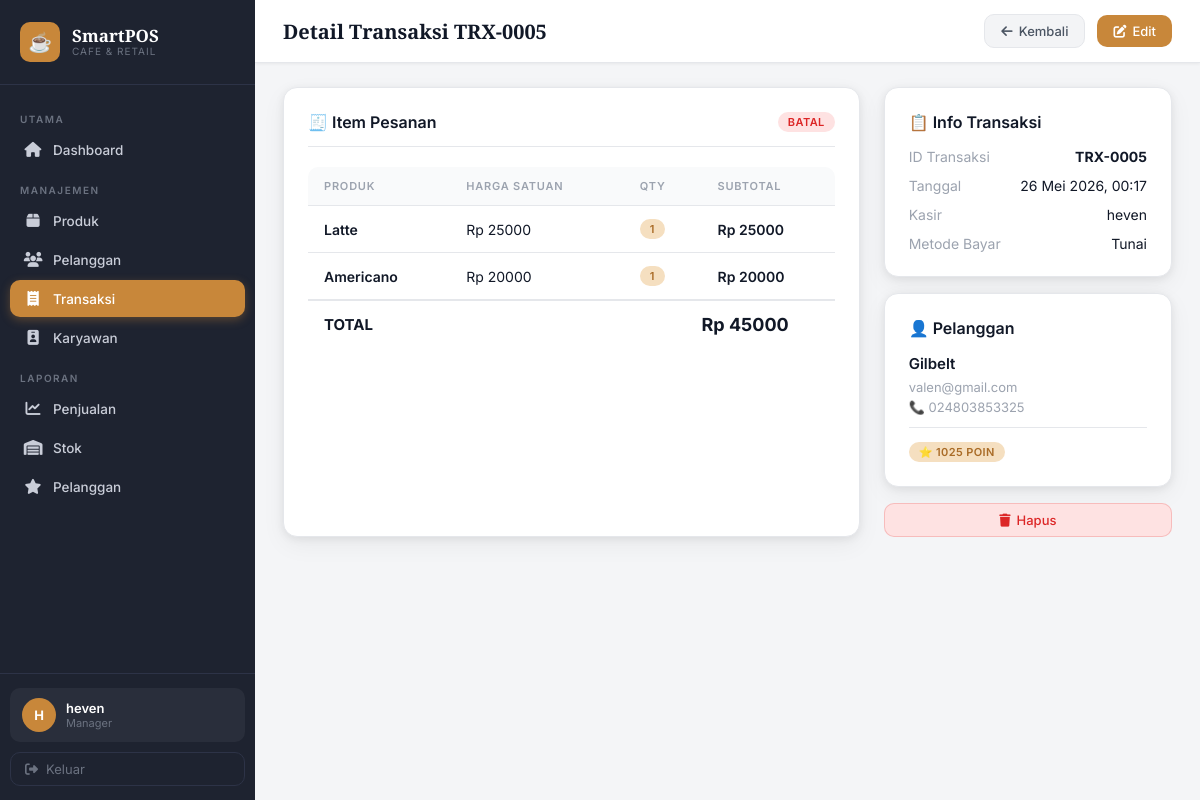
Screenshot of /transactions/5/ (signed in) with the database file from the repository.
### pos/models.py (models this page shows, shortened)
class BaseModel(models.Model):
    created_at = models.DateTimeField(auto_now_add=True)
    updated_at = models.DateTimeField(auto_now=True)
    class Meta:
        abstract = True  # tidak membuat tabel sendiri

class Transaction(BaseModel):
    STATUS_CHOICES = [
        ('pending',   'Menunggu'),
        ('completed', 'Selesai'),
        ('cancelled', 'Dibatalkan'),
    ]
    PAYMENT_CHOICES = [
        ('cash',     'Tunai'),
        ('debit',    'Kartu Debit'),
        ('transfer', 'Transfer Bank'),
        ('qris',     'QRIS'),
    ]
    customer       = models.ForeignKey(Customer, on_delete=models.SET_NULL, null=True, blank=True, related_name='transactions', verbose_name="Pelanggan")
    cashier        = models.ForeignKey(User, on_delete=models.SET_NULL, null=True, related_name='transactions', verbose_name="Kasir")
    total_amount   = models.DecimalField(max_digits=12, decimal_places=2, default=0, verbose_name="Total (Rp)")
    status         = models.CharField(max_length=20, choices=STATUS_CHOICES, default='completed', verbose_name="Status")
    payment_method = models.CharField(max_length=20, choices=PAYMENT_CHOICES, default='cash', verbose_name="Metode Pembayaran")
    class Meta:
        verbose_name        = "Transaksi"
        verbose_name_plural = "Transaksi"
        ordering            = ['-created_at']
    def __init__(self, *args, **kwargs):
        super().__init__(*args, **kwargs)
        self.__catatan = ""

class TransactionItem(models.Model):
    transaction = models.ForeignKey(Transaction, on_delete=models.CASCADE, related_name='items', verbose_name="Transaksi")
    product     = models.ForeignKey(Product, on_delete=models.CASCADE, related_name='transaction_items', verbose_name="Produk")
    quantity    = models.IntegerField(default=1, validators=[MinValueValidator(1)], verbose_name="Jumlah")
    unit_price  = models.DecimalField(max_digits=10, decimal_places=2, verbose_name="Harga Satuan")
    subtotal    = models.DecimalField(max_digits=12, decimal_places=2, verbose_name="Subtotal")
    class Meta:
        verbose_name        = "Item Transaksi"
        verbose_name_plural = "Item Transaksi"

class Product(BaseModel):
    CATEGORY_CHOICES = [
        ('food',        'Makanan'),
        ('beverage',    'Minuman'),
        ('snack',       'Snack'),
        ('merchandise', 'Merchandise'),
        ('other',       'Lainnya'),
    ]
    name         = models.CharField(max_length=100, verbose_name="Nama Produk")
    category     = models.CharField(max_length=50, choices=CATEGORY_CHOICES, default='other', verbose_name="Kategori")
    price        = models.DecimalField(max_digits=10, decimal_places=2, validators=[MinValueValidator(Decimal('0.01'))], verbose_name="Harga (Rp)")
    stock        = models.IntegerField(default=0, validators=[MinValueValidator(0)], verbose_name="Stok")
    is_available = models.BooleanField(default=True, verbose_name="Tersedia")
    class Meta:
        verbose_name        = "Produk"
        verbose_name_plural = "Produk"
        ordering            = ['category', 'name']
    def __init__(self, *args, **kwargs):
        super().__init__(*args, **kwargs)
        self.__discount = 0  # ENCAPSULATION: private, tidak bisa diakses dari luar

class Customer(BaseModel):
    name           = models.CharField(max_length=100, verbose_name="Nama Pelanggan")
    email          = models.EmailField(unique=True, verbose_name="Email")
    phone          = models.CharField(max_length=15, verbose_name="No. Telepon")
    loyalty_points = models.IntegerField(default=0, validators=[MinValueValidator(0)], verbose_name="Poin Loyalitas")
    address        = models.TextField(blank=True, null=True, verbose_name="Alamat")
    class Meta:
        verbose_name        = "Pelanggan"
        verbose_name_plural = "Pelanggan"
        ordering            = ['name']
    def __init__(self, *args, **kwargs):
        super().__init__(*args, **kwargs)
        self.__poin_pending = 0  # ENCAPSULATION: poin belum dikonfirmasi, disembunyikan

### pos/views.py (the view)
# urls.py: path('transactions/<int:pk>/', views.TransactionDetailView.as_view(), name='transaction_detail'),
class TransactionDetailView(LoginRequiredMixin, DetailView):
    model = Transaction
    template_name = 'pos/transactions/detail.html'
    context_object_name = 'transaction'
    login_url = '/login/'
    def get_context_data(self, **kwargs):
        context = super().get_context_data(**kwargs)
        context['page_title'] = f'Detail Transaksi TRX-{self.object.id:04d}'
        context['items'] = self.object.items.select_related('product').all()
        return context

### pos/context_processors.py (called while the page is built, shortened)
def user_role(request):
    if not request.user.is_authenticated:
        return {}
    if request.user.is_superuser:
        return {
            'user_position':         'manager',
            'user_position_display': 'Manager',
            'is_full_access':        True,
            'can_manage_products':   True,
            'can_manage_employees':  True,
            'can_view_transactions': True,
            'can_create_transaction':True,
            'can_view_customers':    True,
            'can_view_reports':      True,
            'can_view_stock_report': True,
        }

### templates/pos/transactions/detail.html (shortened to what this page needs)
{% extends 'pos/base.html' %}
{% block page_title %}Detail Transaksi TRX-{{ transaction.id|stringformat:"04d" }}{% endblock %}
{% block topbar_actions %}
<a href="{% url 'transaction_list' %}" class="btn btn-secondary"><i class="fas fa-arrow-left"></i> Kembali</a>
<a href="{% url 'transaction_update' transaction.id %}" class="btn btn-primary"><i class="fas fa-edit"></i> Edit</a>
{% endblock %}
{% block content %}
<div style="display:grid;grid-template-columns:2fr 1fr;gap:24px;">
  <div class="card">
    <div class="card-header">
      <span class="card-title">🧾 Item Pesanan</span>
      {% if transaction.status == 'completed' %}<span class="badge badge-success">Selesai</span>
      {% elif transaction.status == 'pending' %}<span class="badge badge-warning">Pending</span>
      {% else %}<span class="badge badge-danger">Batal</span>{% endif %}
    </div>
    <div class="table-wrapper">
      <table>
        <thead><tr><th>Produk</th><th>Harga Satuan</th><th>Qty</th><th>Subtotal</th></tr></thead>
        <tbody>
          {% for item in items %}
          <tr>
            <td style="font-weight:600;">{{ item.product.name }}</td>
            <td>Rp {{ item.unit_price|floatformat:0 }}</td>
            <td><span class="badge badge-coffee">{{ item.quantity }}</span></td>
            <td style="color:var(--caramel);font-weight:600;">Rp {{ item.subtotal|floatformat:0 }}</td>
          </tr>
          {% endfor %}
        </tbody>
        <tfoot>
          <tr style="border-top:2px solid var(--border);">
            <td colspan="3" style="font-weight:700;padding:14px 16px;font-size:15px;">TOTAL</td>
            <td style="color:var(--caramel);font-weight:700;font-size:18px;">Rp {{ transaction.total_amount|floatformat:0 }}</td>
          </tr>
        </tfoot>
      </table>
    </div>
  </div>
  <div style="display:flex;flex-direction:column;gap:16px;">
    <div class="card">
      <div class="card-title" style="margin-bottom:16px;">📋 Info Transaksi</div>
      <div style="display:flex;flex-direction:column;gap:12px;">
        <div style="display:flex;justify-content:space-between;font-size:14px;">
          <span style="color:var(--text-muted);">ID Transaksi</span>
          <span style="font-weight:700;color:var(--caramel);">TRX-{{ transaction.id|stringformat:"04d" }}</span>
        </div>
        <div style="display:flex;justify-content:space-between;font-size:14px;">
          <span style="color:var(--text-muted);">Tanggal</span>
          <span>{{ transaction.created_at|date:"d M Y, H:i" }}</span>
        </div>
        <div style="display:flex;justify-content:space-between;font-size:14px;">
          <span style="color:var(--text-muted);">Kasir</span>
          <span>{{ transaction.cashier.get_full_name|default:transaction.cashier.username }}</span>
        </div>
        <div style="display:flex;justify-content:space-between;font-size:14px;">
          <span style="color:var(--text-muted);">Metode Bayar</span>
          <span>{{ transaction.get_payment_method_display }}</span>
        </div>
      </div>
    </div>
    {% if transaction.customer %}
    <div class="card">
      <div class="card-title" style="margin-bottom:16px;">👤 Pelanggan</div>
      <div style="font-weight:600;font-size:15px;margin-bottom:6px;">{{ transaction.customer.name }}</div>
      <div style="color:var(--text-muted);font-size:13px;margin-bottom:4px;">{{ transaction.customer.email }}</div>
      <div style="color:var(--text-muted);font-size:13px;">📞 {{ transaction.customer.phone }}</div>
      <div style="margin-top:12px;padding-top:12px;border-top:1px solid var(--border);">
        <span class="badge badge-coffee">⭐ {{ transaction.customer.loyalty_points }} Poin</span>
      </div>
    </div>
    {% else %}
    <div class="card">
      <div class="card-title">👤 Pelanggan</div>
      <p style="color:var(--text-muted);margin-top:10px;font-size:14px;">Pelanggan Umum (Walk-in)</p>
    </div>
    {% endif %}
    <div style="display:flex;gap:10px;">
      <a href="{% url 'transaction_delete' transaction.id %}" class="btn btn-danger" style="flex:1;justify-content:center;"><i class="fas fa-trash"></i> Hapus</a>
    </div>
  </div>
</div>
{% endblock %}

### templates/pos/base.html (shortened to what this page needs)
<!DOCTYPE html>
<html lang="id">
<head>
  {% load static %}
  <link rel="stylesheet" href="{% static 'css/style.css' %}">
  <link rel="stylesheet" href="https://cdnjs.cloudflare.com/ajax/libs/font-awesome/6.5.0/css/all.min.css">
</head>
<body>
<div class="app-wrapper">
  <aside class="sidebar">
    <div class="sidebar-brand">
      <div class="brand-icon">☕</div>
      <div>
        <div class="brand-name">SmartPOS</div>
        <div class="brand-sub">Cafe & Retail</div>
      </div>
    </div>
    <nav class="sidebar-nav">
      <div class="nav-section-label">Utama</div>
      <a href="{% url 'dashboard' %}" class="nav-item {% if request.resolver_match.url_name == 'dashboard' %}active{% endif %}">
        <span class="nav-icon"><i class="fas fa-house"></i></span> Dashboard
      </a>
      <div class="nav-section-label">Manajemen</div>
      <a href="{% url 'product_list' %}" class="nav-item {% if 'product' in request.resolver_match.url_name %}active{% endif %}">
        <span class="nav-icon"><i class="fas fa-box"></i></span> Produk
      </a>
      {% if can_view_customers %}
      <a href="{% url 'customer_list' %}" class="nav-item {% if 'customer' in request.resolver_match.url_name and request.resolver_match.url_name != 'report_customers' %}active{% endif %}">
        <span class="nav-icon"><i class="fas fa-users"></i></span> Pelanggan
      </a>
      {% endif %}
      {% if can_view_transactions %}
      <a href="{% url 'transaction_list' %}" class="nav-item {% if 'transaction' in request.resolver_match.url_name %}active{% endif %}">
        <span class="nav-icon"><i class="fas fa-receipt"></i></span> Transaksi
      </a>
      {% endif %}
      {% if can_manage_employees %}
      <a href="{% url 'employee_list' %}" class="nav-item {% if 'employee' in request.resolver_match.url_name %}active{% endif %}">
        <span class="nav-icon"><i class="fas fa-id-badge"></i></span> Karyawan
      </a>
      {% endif %}
      {% if is_full_access or can_view_stock_report %}
      <div class="nav-section-label">Laporan</div>
      {% if is_full_access %}
      <a href="{% url 'report_sales' %}" class="nav-item {% if request.resolver_match.url_name == 'report_sales' %}active{% endif %}">
        <span class="nav-icon"><i class="fas fa-chart-line"></i></span> Penjualan
      </a>
      {% endif %}
      {% if can_view_stock_report %}
      <a href="{% url 'report_stock' %}" class="nav-item {% if request.resolver_match.url_name == 'report_stock' %}active{% endif %}">
        <span class="nav-icon"><i class="fas fa-warehouse"></i></span> Stok
      </a>
      {% endif %}
      {% if is_full_access %}
      <a href="{% url 'report_customers' %}" class="nav-item {% if request.resolver_match.url_name == 'report_customers' %}active{% endif %}">
        <span class="nav-icon"><i class="fas fa-star"></i></span> Pelanggan
      </a>
      {% endif %}
      {% endif %}
    </nav>
    <div class="sidebar-footer">
      <div class="user-card">
        <div class="user-avatar">{{ request.user.username|slice:":1"|upper }}</div>
        <div>
          <div class="user-name">{{ request.user.get_full_name|default:request.user.username }}</div>
          <div class="user-role">{{ user_position_display|default:"Kasir" }}</div>
        </div>
      </div>
      <a href="{% url 'logout' %}" class="btn-logout">
        <i class="fas fa-sign-out-alt"></i> Keluar
      </a>
    </div>
  </aside>
  <main class="main-content">
    <div class="topbar">
      <h1 class="page-title">{% block page_title %}Dashboard{% endblock %}</h1>
      <div class="topbar-right">
        {% block topbar_actions %}{% endblock %}
      </div>
    </div>
    <div class="page-body">
      {% block content %}{% endblock %}
    </div>
  </main>
</div>
{% load static %}
</body>
</html>

### rows the page displays
TransactionItem: product.name "Latte", unit_price "25000", quantity "1", subtotal "25000"
TransactionItem: product.name "Americano", unit_price "20000", quantity "1", subtotal "20000"

### other values shown
{{ request.user.username|slice:":1"|upper }} "H"
{{ request.user.get_full_name|default:request.user.username }} "heven"
{{ user_position_display|default:"Kasir" }} "Manager"
